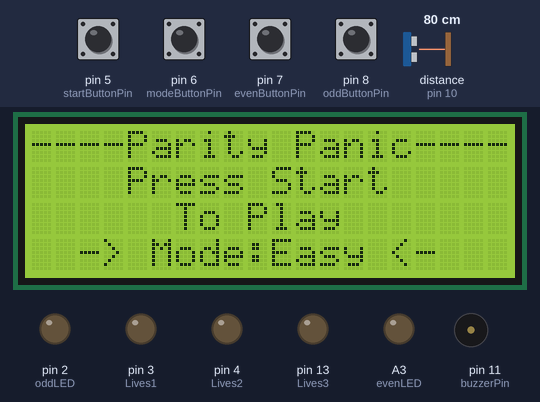
A sketch run on a simulated Arduino Uno, built with avr-gcc and run on an emulated ATmega328P. Parts: 20×4 character LCD, output pins drawn as LEDs (lit = HIGH), buzzer (waves = sounding). Wiring (inferred from the names in the program): ultrasonic range finder: trigger pin 9; echo pin 10. Dashed ring = blinking. The inputs (shaded band) are chosen by the test bench; at power-on: pin 5 (startButtonPin), pin 6 (modeButtonPin), pin 7 (evenButtonPin), pin 8 (oddButtonPin) LOW, distance to the obstacle (sensor on pin 10) 80 cm. The echo pulse lasts 58.3 µs per cm; random numbers use the default seed unless the sketch sets one; pins used as bus, display or sensor lines are not drawn; what the sketch prints to the serial monitor is not drawn.

Above: at 8.3 s.
8.4 s: pin 6 (modeButtonPin) pulled HIGH for 1 s
At 8.66 s:
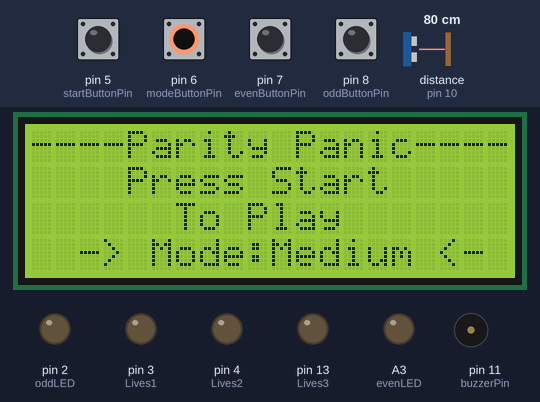
10.9 s: pin 5 (startButtonPin) pulled HIGH for 0.15 s
At 11.5 s:
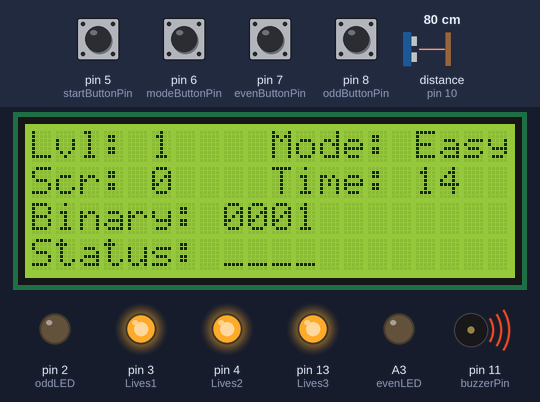
11.6 s: pin 8 (oddButtonPin) pulled HIGH for 1 s
At 12.22 s:
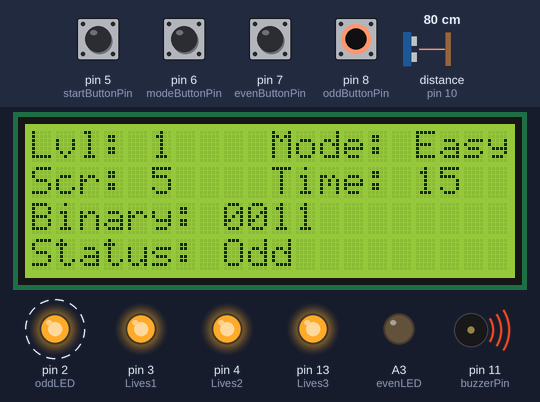
13.2 s: pin 7 (evenButtonPin) pulled HIGH for 0.15 s
At 13.79 s:
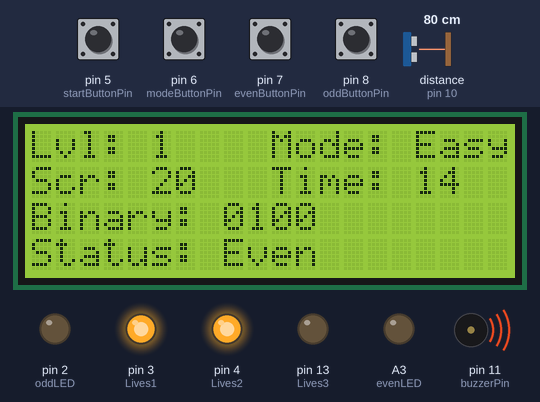
13.9 s: pin 7 (evenButtonPin) pulled HIGH for 1 s
At 14.51 s:
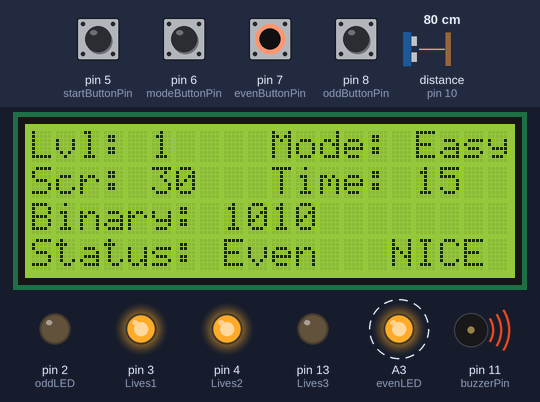
15.5 s: pin 7 (evenButtonPin) pulled HIGH for 0.15 s
At 17.7 s:
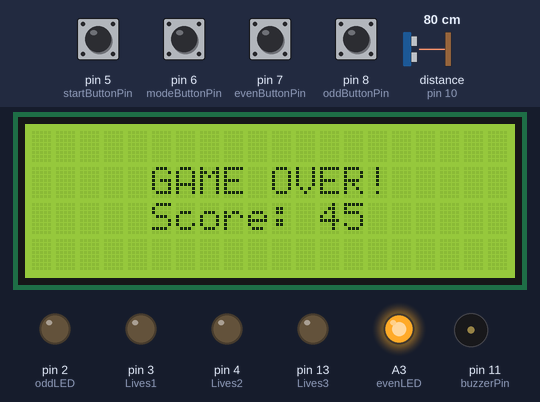
Timing chart, 0 to 21.3 s (numbered marks = the images above; inputs shaded):
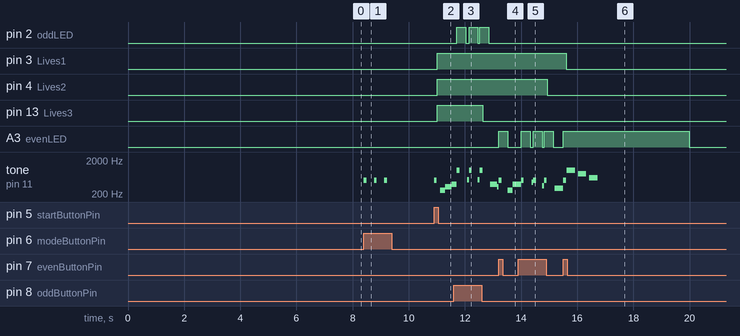

The sketch:

Parity_Panic.ino
```cpp
#include <LiquidCrystal_I2C.h>

LiquidCrystal_I2C lcd(0x27, 20, 4);

//Buttons Pin
const int startButtonPin = 5;
const int modeButtonPin = 6;
const int oddButtonPin = 8;
const int evenButtonPin = 7;

//Buzzer Pin
const int buzzerPin = 11;

//Lives LED Pin
const int Lives3 = 13;
const int Lives2 = 4;
const int Lives1 = 3;

//Odd/Even LED Pin
const int evenLED = A3;
const int oddLED = 2;

//Ultrasonic Pin
const int trigPin = 9;  // Ultrasonic trigger
const int echoPin = 10; // Ultrasonic echo

// Game Variables
int mode = 0; // 0 = Easy ; 1 = Medium ; 2 = Hard
int level = 1;
int score = 0;
int lives = 3;
int streak = 0;
int setsCompleted = 0;
int binarylength = 4;
bool gameActive = false;
bool gameEnded = false;
int currentBinary;
String playerStatus = "____";

// Timer Variables
unsigned long previousMillis = 0;
unsigned long interval = 1000;  // Update interval for time display
unsigned long displayInterval = 100; // Shorter interval for display updates
int timeLeft = 15;

//Buzzer Variables
// Define note frequencies for 8-bit-style music (in Hz)
const int NOTES[] = {
  262, 294, 330, 349, 392, 440, 494, 523, 587, 659, 698, 784 // C4, D4, E4, F4, G4, A4, B4, C5, D5, E5, F5, G5
};

// Define the melody using indices from NOTES[] array
const int melody[] = {
  0, 2, 4, 7,   // C4, E4, G4, C5 (Intro scale up)
  7, 4, 2, 0,   // C5, G4, E4, C4 (Intro scale down)
  4, 5, 3, 1,   // G4, A4, F4, D4 (Main melody 1)
  4, 0, 1, 2,   // G4, C4, D4, E4 (Main melody 2)

  2, 3, 4, 7,   // E4, F4, G4, C5 (Build-up)
  8, 9, 10, 11, // D5, E5, F5, G5 (Higher build-up)
  7, 9, 8, 4,   // C5, E5, D5, G4 (Descend to main theme)
  4, 0, 2, 1,   // G4, C4, E4, D4 (Alternate melody)

  1, 2, 3, 4,   // D4, E4, F4, G4 (Fast scale up)
  4, 5, 4, 3,   // G4, A4, G4, F4 (Fast scale down)
  3, 2, 1, 0    // F4, E4, D4, C4 (End of section)
};

// Define the duration of each note (1 = whole note, 2 = half note, etc.)
const int noteDurations[] = {
  8, 8, 8, 8,   // Fast notes for intro
  8, 8, 8, 8,   // Fast notes for intro
  4, 4, 4, 4,   // Slower section
  8, 8, 8, 8,   // Fast alternating section

  8, 8, 8, 8,   // Build-up
  4, 4, 4, 4,   // Higher build-up
  8, 8, 8, 8,   // Descending theme
  8, 8, 8, 8,   // Alternate melody

  8, 8, 8, 8,   // Fast scale up
  8, 8, 8, 8,   // Fast scale down
  4, 4, 4, 4    // Final cadence
};

// Define the tempo for the tune
const int tempo = 120;  // Adjust this to speed up or slow down the music

// Buzzer Variables
int buzzerNoteIndex = 0;
unsigned long buzzerPreviousMillis = 0;
int buzzerNoteDuration = 0;
bool isPlayingBuzzer = false;

// Variables for ultrasonic sensor
long duration;
int distance;
unsigned long distanceStableStartTime = 0; // Timer for stable distance
bool isDistanceConsistent = false;         // Flag for distance consistency
bool startupScreenShown = false;          // Flag to prevent duplicate startup screen display

void setup() {
    // Initialize Serial Monitor for distance readings
    Serial.begin(9600);

    //LCD Setup
    lcd.init();
    lcd.backlight();

    //Input Setup
    pinMode(modeButtonPin, INPUT);
    pinMode(oddButtonPin, INPUT);
    pinMode(evenButtonPin, INPUT);

    //Output Setup
    pinMode(buzzerPin, OUTPUT);
    pinMode(Lives3, OUTPUT);
    pinMode(Lives2, OUTPUT);
    pinMode(Lives1, OUTPUT);
    pinMode(evenLED, OUTPUT);
    pinMode(oddLED, OUTPUT);

    // Setup ultrasonic sensor pins
    pinMode(trigPin, OUTPUT);
    pinMode(echoPin, INPUT);

    //Start up animation
    lcd.clear();
    lcd.setCursor(6, 1);
    lcd.print(" Parity ");
    lcd.setCursor(6, 2);
    lcd.print(" Panic! ");

    delay(2000); // 2 second hold

    binaryErase(" Parity ", " Panic! ", 7); // Erase Parity Panic text in animation form

    for (int i = 0; i < 3; i++) {
        lcd.noDisplay();
        delay(250);
        lcd.display();
        delay(250);
    }
    lcd.clear();

    //Show Startup display
    displayStartupScreen();
}

void loop() {
  distance = measureDistance(); //get cm distance in ultrasonic
  unsigned long currentMillis = millis();

  // Print the distance to the Serial Monitor
  Serial.print("Distance: ");
  Serial.println(distance);

  // Check if the distance is consistently less than or equal to 100 cm
  if (distance <= 100) {
        // If the distance is less than or equal to 100 cm, reset the timer and allow the game
        distanceStableStartTime = currentMillis; // Reset the timer
        isDistanceConsistent = true;             // Set the flag to allow the game

        // **Update the screen based on the game state**
        if (gameActive) {
            displayGameScreen(); // Function to display the active game interface
            startupScreenShown = false; // Reset the startup screen flag
        } else if (!startupScreenShown) {
            displayStartupScreen(); // Show the startup screen only once
            startupScreenShown = true; // Set the flag to prevent duplicate display
        }
    } else {
        // If the distance is greater than 100 cm, check if it has been consistently greater for 2.5 seconds
        if (currentMillis - distanceStableStartTime >= 2500) {
            isDistanceConsistent = false; // Set the flag to stop the game
            startupScreenShown = false;   // Reset the flag so the startup screen can be shown again
        }
    }

  if (isDistanceConsistent) { //Check if player is detected

    // Check if the mode button is pressed and the game is not currently active
    if (digitalRead(modeButtonPin) == HIGH && !gameActive) {
        tone(buzzerPin, 500); //short tone for audio feedback
        delay(100);
        noTone(buzzerPin); //stop tone after 100 miliseconds
        mode = (mode + 1) % 3; // Cycle through the game modes (0, 1, 2)
        displayStartupScreen(); // Display the startup screen for the new mode
        delay(200); // Debounce delay to prevent accidental multiple presses
    }

    // Check if the start button is pressed and the game is not currently active
    if (digitalRead(startButtonPin) == HIGH && !gameActive) {
        tone(buzzerPin, 500); //short tone for audio feedback
        delay(100);
        noTone(buzzerPin); //stop tone after 100 miliseconds
        lcd.clear();
        startGame(); // Call startGame to initialize the game
        gameActive = true;  //Update Flag that the game started
        return; // Exit the function to avoid further updates
    }

    // Check if the even button is pressed and the game is currently active
    if (digitalRead(evenButtonPin) == HIGH && gameActive) {
        digitalWrite(evenLED, HIGH); // Turn on the "Even" LED
        tone(buzzerPin, 500); // Play a short tone for feedback
        delay(100);
        noTone(buzzerPin); //stop tone after 100 miliseconds
        playerStatus = "Even"; // Set player status to "Even" shown on the lcd
        checkAnswer(true); // True = Even
        delay(100);
        digitalWrite(evenLED, LOW); // Turn off the "Even" LED after a delay
    }

    // Check if the odd button is pressed and the game is currently active
    if (digitalRead(oddButtonPin) == HIGH && gameActive) {
        digitalWrite(oddLED, HIGH); // Turn on the "Odd" LED
        tone(buzzerPin, 1000); //play short tone for feedback
        delay(100);
        noTone(buzzerPin); //stop tone after 100 miliseconds
        playerStatus = "Odd "; // Set player status to "Odd" shown on the lcd
        checkAnswer(false); // False = Odd
        delay(100);
        digitalWrite(oddLED, LOW); // Turn off the "Odd" LED
    }

    unsigned long currentMillis = millis(); // Get the current time in milliseconds

    if (gameActive) { // Check if the game is active
        if (currentMillis - previousMillis >= interval) { // Check if the interval has passed
            previousMillis = currentMillis; // Update the previous time
            if (timeLeft > 0) { // If there is still time left
                timeLeft--; // Decrease the time left
            } else {
                handleTimeUp(); // Handle the situation when time is up
            }
        }

        // Update the game display frequently
        if (currentMillis - previousMillis >= displayInterval) {
            displayGameScreen(); // Refresh the game screen on the LCD
        }
        play8BitMusic(); // Play background music during the game
    } else if (gameEnded) {
        noTone(buzzerPin); // Stop any tone if the game has ended
    }
  } else {
    lcd.clear(); // Clear the LCD display if the player is not detected
    noTone(buzzerPin); // Ensure the buzzer is turned off
  }
}

void binaryErase(String text1, String text2, int binaryLength) {
    int textLength = text1.length();

    for (int i = textLength - 1; i >= 0; i--) {
        for (int j = 0; j < binaryLength; j++) {
            lcd.setCursor(6 + i, 1); // For parity printing 0 and 1 animation
            lcd.print(random(0, 2)); // Print random 0 or 1
            lcd.setCursor(6 + i, 2); // For Panic
            lcd.print(random(0, 2)); // Print random 0 or 1

            delay(50); // Delay of print
        }
    }
    delay(500); // Pause before lcd clear
}

//Startup LCD Display
void displayStartupScreen() {
    lcd.clear();
    lcd.setCursor(0, 0);
    lcd.print("----Parity Panic----");
    lcd.setCursor(4, 1);
    lcd.print("Press Start");
    lcd.setCursor(6, 2);
    lcd.print("To Play");

    // Changing of Mode
    lcd.setCursor(2, 3);
    if (mode == 0) {
        lcd.print("-> Mode:Easy <-");
    } else if (mode == 1) {
        lcd.print("-> Mode:Medium <-");
    } else if (mode == 2) {
        lcd.print("-> Mode:Hard <-");
    }
}

//funtion for Randomly generating binary
void generateBinary() {
    currentBinary = random(0, (1 << binarylength));
}

//Show Binary with leading zero in LCD
void BinaryWithLeadingZero(int number, int length) {
    lcd.setCursor(8, 2);
    for (int i = length - 1; i >= 0; i--) {
        int bit = (number >> i) & 1;
        lcd.print(bit);
    }
}

//Times Up Function (when player reach 00 countdown when answering)
void handleTimeUp() {
    digitalWrite(Lives1, LOW);
    digitalWrite(Lives2, LOW);
    digitalWrite(Lives3, LOW);

    //Print Time's up game over
    lcd.clear();
    lcd.setCursor(5, 1);
    lcd.print("Time's up!");
    lcd.setCursor(5, 2);
    lcd.print("Score: ");
    lcd.print(score);
    timeUpTone();
    noTone(buzzerPin);
    delay(3000);  // Display the message for 3 seconds

    gameEnded = true; //Flag that the game ended
    resetGame();  // Reset game or handle next steps
}

// Function to set the countdown time based on the mode
void setTimeForMode() {
    if (mode == 0) {
        timeLeft = 15;  // Easy mode: 15 seconds
    } else if (mode == 1) {
        timeLeft = 13;   // Medium mode: 13 seconds
    } else if (mode == 2) {
        timeLeft = 10;   // Hard mode: 10 seconds
    }
}

//Initialize Game Variables to original state
void startGame() {
    gameActive = true; //Set game to active
    level = 1; //initial level 1
    score = 0; // reset score to 0
    lives = 3; // set lives back to 3
    streak = 0; //reset streak
    setsCompleted = 0; //Reset sets completed
    binarylength = 4; //start with 4-bit binary number

    //Turn on all LEDs representing the lives
    digitalWrite(Lives3, HIGH);
    digitalWrite(Lives2, HIGH);
    digitalWrite(Lives1, HIGH);

    setTimeForMode(); // Set the timer based on the selected mode
    generateBinary(); // Generate the initial binary number
    displayGameScreen(); // Display the game screen on the LCD
}


void displayGameScreen() {
    // Display the current level on the first line
    lcd.setCursor(0, 0);
    lcd.print("Lvl: ");
    lcd.print(level);

    // Display the current mode (Easy, Medium, Hard) on the first line
    lcd.setCursor(10, 0);
    lcd.print("Mode: ");
    if (mode == 0) lcd.print("Easy"); // Easy mode
    else if (mode == 1) lcd.print("Med"); // Medium mode
    else lcd.print("Hard"); // Hard mode

    // Display the current score on the second line
    lcd.setCursor(0, 1);
    lcd.print("Scr: ");
    lcd.print(score);

    // Display the remaining time in "MM" format on the second line
    char TimeLCD[3]; // Array to hold the formatted time string
    sprintf(TimeLCD, "%02d", timeLeft); // Format the time with leading zero if necessary

    lcd.setCursor(10, 1);
    lcd.print("Time: ");
    lcd.print(TimeLCD); // Print the formatted time

    // Display the binary number on the third line
    lcd.setCursor(0, 2);
    lcd.print("Binary: ");
    BinaryWithLeadingZero(currentBinary, binarylength); // Print the binary number with leading zeros

    // Display the player's current status (e.g., "Even" or "Odd") on the fourth line
    lcd.setCursor(0, 3);
    lcd.print("Status: ");
    lcd.print(playerStatus);
}

void resetGame() {
    noTone(buzzerPin); // Stop any sound from the buzzer
    gameActive = false; // Set the game state to inactive
    level = 1; // Reset the level to 1
    score = 0; // Reset the score to 0
    binarylength = 4; // Reset the binary number length to 4 bits
    playerStatus = "____"; // Reset the player status display

    setTimeForMode(); // Reconfigure the timer for the current mode
    displayStartupScreen(); // Show the startup screen on the LCD
}

void checkAnswer(bool playerAnswer) {
    // Compare player answer with actual binary
    if ((currentBinary % 2 == 0 && playerAnswer) || (currentBinary % 2 != 0 && !playerAnswer)) {
        streak++;

        // Base score depending on streak
        int baseScore = 0;
        if (streak == 1) {
            baseScore = 5;  // Base score for the first streak
        } else if (streak == 2) {
            baseScore = 10; // Base score for the second streak
            lcd.setCursor(15, 3);
            lcd.print("NICE");
        } else {
            baseScore = 15; // Base score for the third or more streaks
            lcd.setCursor(14, 3);
            lcd.print("Combo!");
        }

        // Modify score based on selected mode
        if (mode == 0) {
            // Easy mode, base score stays the same
            score += baseScore;
        } else if (mode == 1) {
            // Medium mode, 20% higher score
            score += baseScore * 1.2;
        } else if (mode == 2) {
            // Hard mode, 40% higher score
            score += baseScore * 1.4;
        }

    } else {
        lives--;
        streak = 0;
        lcd.setCursor(14, 3);
        lcd.print("      ");

        // Update LEDs based on lives count
        if (lives == 2) {
            digitalWrite(Lives3, LOW);  // Turn off Lives3 LED
            digitalWrite(Lives2, HIGH); // Keep Lives2 LED on
            digitalWrite(Lives1, HIGH); // Keep Lives1 LED on
        } else if (lives == 1) {
            digitalWrite(Lives3, LOW);  // Lives3 LED remains off
            digitalWrite(Lives2, LOW);  // Turn off Lives2 LED
            digitalWrite(Lives1, HIGH); // Keep Lives1 LED on
        } else if (lives == 0) {
            digitalWrite(Lives3, LOW);  // All LEDs off
            digitalWrite(Lives2, LOW);
            digitalWrite(Lives1, LOW);
            lcd.clear();

            //Game Over display
            lcd.setCursor(5, 1);
            lcd.print("GAME OVER!");
            lcd.setCursor(5, 2);
            lcd.print("Score: ");
            lcd.print(score);
            gameOverTone();
            noTone(buzzerPin);
            delay(3000);

            gameEnded = true;
            resetGame();
            return;
        }
    }

    setsCompleted++;
    if (setsCompleted >= 10) {
        level++; // Move to next level
        setsCompleted = 0; // Reset completed sets
        if (level > 3) {
            // Player has completed all levels
            digitalWrite(Lives1, LOW);
            digitalWrite(Lives2, LOW);
            digitalWrite(Lives3, LOW);

            lcd.clear();

            //Congratulation Display
            lcd.setCursor(2, 1);
            lcd.print("Congratulations!");
            lcd.setCursor(5, 2);
            lcd.print("Score: ");
            lcd.print(score);
            victoryTone();
            delay(3000);
            lcd.clear();
            gameEnded = true;
            noTone(buzzerPin);
            resetGame();

            return;
        } else {
            // Continue to next binary number
            binarylength += 2;  // Increase binary length for next level
            generateBinary();
            setTimeForMode();
            displayGameScreen();
        }
    } else {
        // Continue to the next binary number
        generateBinary();
        setTimeForMode();
        displayGameScreen();
    }
    //if lives is still not 0 continue game play
    if (lives > 0) {
        generateBinary();
        setTimeForMode();
        displayGameScreen();
    }
}


// Function to play the extended 8-bit style tune

void play8BitMusic() {
    unsigned long currentMillis = millis();

    if (isPlayingBuzzer && currentMillis - buzzerPreviousMillis >= buzzerNoteDuration) {
        // Stop the note after the duration
        noTone(buzzerPin);
        buzzerPreviousMillis = currentMillis;
        buzzerNoteIndex++;

        if (buzzerNoteIndex >= sizeof(melody) / sizeof(melody[0])) {
            buzzerNoteIndex = 0;  // Reset the melody
            isPlayingBuzzer = false;  // Stop music after playing the melody once
        } else {
            // Play the next note
            buzzerNoteDuration = 1000 / noteDurations[buzzerNoteIndex];  // Calculate note duration
            tone(buzzerPin, NOTES[melody[buzzerNoteIndex]]);
            buzzerPreviousMillis = currentMillis;  // Reset timer for the next note
        }
    } else if (!isPlayingBuzzer) {
        // If buzzer is not currently playing, start it
        buzzerNoteIndex = 0;
        buzzerNoteDuration = 1000 / noteDurations[buzzerNoteIndex];
        tone(buzzerPin, NOTES[melody[buzzerNoteIndex]]);
        buzzerPreviousMillis = currentMillis;
        isPlayingBuzzer = true;
    }
}

//Game Over Buzzer Tone
void gameOverTone() {
  int melody[] = {1000, 800, 600};  // Array of frequencies
  int duration = 300;  // Duration for each tone

  for (int i = 0; i < 3; i++) {
    tone(buzzerPin, melody[i]);
    delay(duration);
    noTone(buzzerPin);
    delay(100);  // Short pause between tones
  }
}

//Times Up Buzzer Tone
void timeUpTone() {
  for (int i = 0; i < 5; i++) {
    tone(buzzerPin, 1000);  // First frequency
    delay(250);  // Wait for 250 ms
    noTone(buzzerPin);
    delay(50);  // Short pause
    tone(buzzerPin, 800);  // Second frequency
    delay(250);  // Wait for 250 ms
    noTone(buzzerPin);
    delay(50);  // Short pause
  }
}

//Victor Buzzer Tone
void victoryTone() {
  int melody[] = { 1000, 1200, 1400, 1600 };  // Higher frequencies for celebration
  int duration = 300;  // Duration for each note

  for (int i = 0; i < 4; i++) {
    tone(buzzerPin, melody[i]);  // Play each note
    delay(duration);  // Duration for the note
    noTone(buzzerPin);  // Stop the tone
    delay(50);  // Short pause
  }
}

//Ultrasonic Measuring of distance function
int measureDistance() {
  // Send a pulse from the ultrasonic sensor
  digitalWrite(trigPin, LOW);
  delayMicroseconds(4);
  digitalWrite(trigPin, HIGH);
  delayMicroseconds(20);
  digitalWrite(trigPin, LOW);

  // Measure the pulse duration
  duration = pulseIn(echoPin, HIGH);

  // Calculate distance in cm
  int dist = duration * 0.034 / 2;

  return dist;
}
```

Measured:
- after the input at 8.4 s, tone on pin 11 (buzzerPin): alternates 500 Hz for 0.10 s and silent for 0.26 s, 6 changes in all, then stays silent, starting at once; the display: changes after 0.16 s (image 1)
- after the input at 10.9 s, pin 3 (Lives1), pin 4 (Lives2), pin 13 (Lives3): LOW → HIGH after 0.11 s; tone on pin 11 (buzzerPin): plays 500 Hz for 0.10 s, 262 Hz for 0.18 s, 330 Hz for 0.23 s, 392 Hz for 0.06 s, starting at once; the display: first changes after 0.16 s (image 2 shows a later state)
- after the input at 11.6 s, pin 2 (oddLED): alternates HIGH for 0.32 s and LOW for 0.09 s, starting after 0.12 s; pin 13 (Lives3): HIGH → LOW after 1.0 s
- after the input at 13.2 s, A3 (evenLED): LOW → HIGH at once, → LOW 0.31 s later
- after the input at 13.9 s, pin 4 (Lives2): HIGH → LOW after 1.0 s; A3 (evenLED): alternates HIGH for 0.32 s and LOW for 0.09 s, starting after 0.10 s
- after the input at 15.5 s, pin 3 (Lives1): HIGH → LOW after 0.11 s; A3 (evenLED): LOW → HIGH at once, → LOW 4.5 s later
